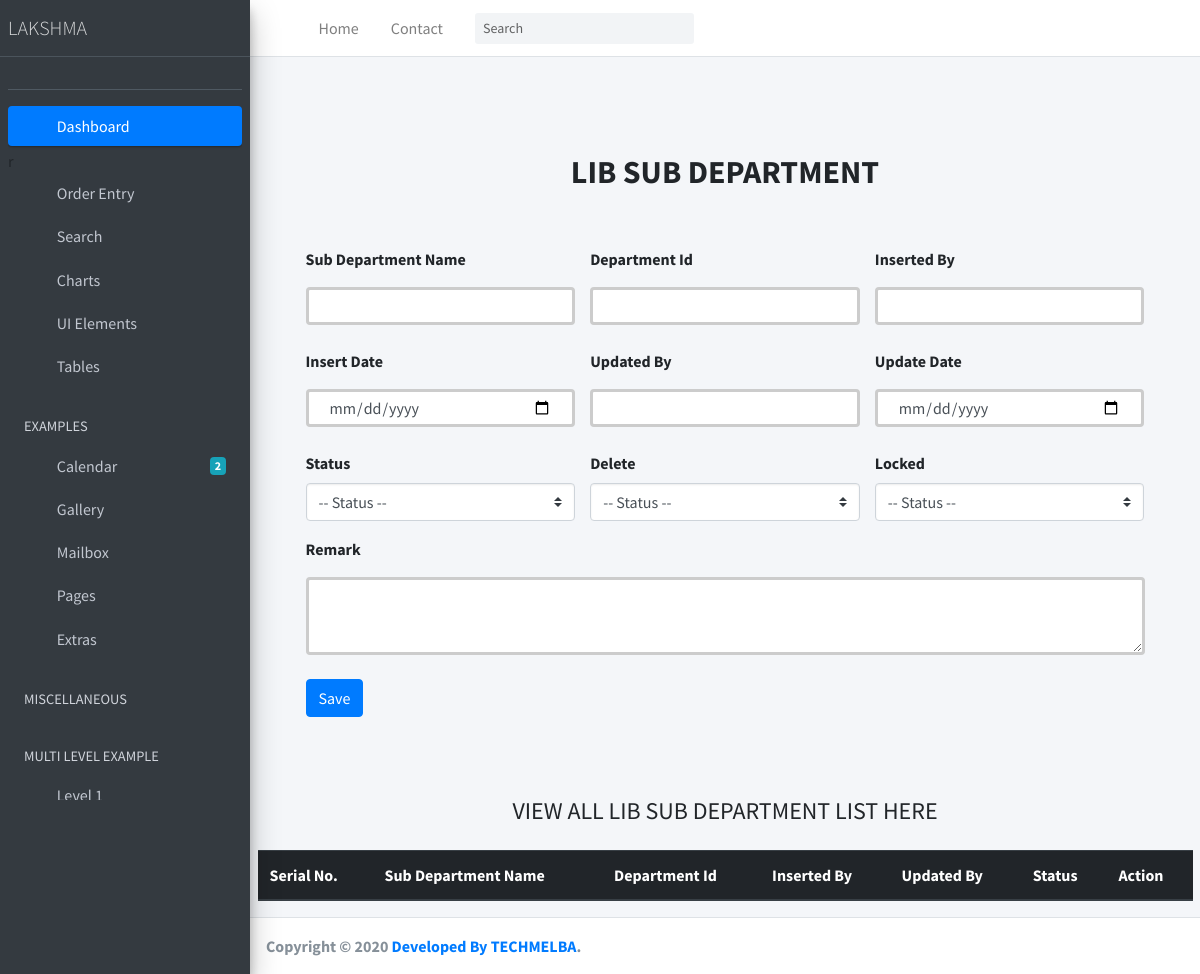
The app's page /lib_sub_dept/, older data.
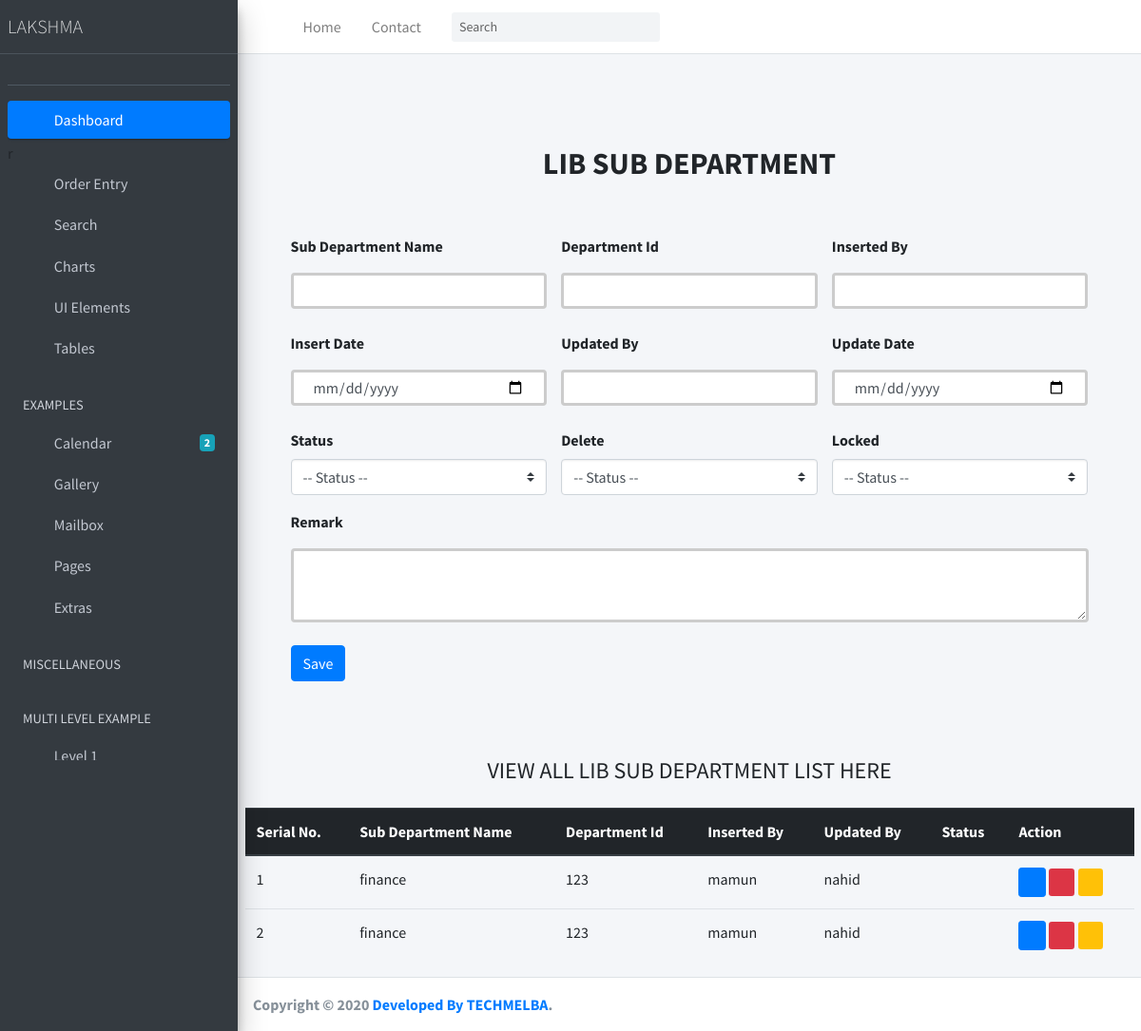
The same page, newer data.
### Lakshma_ERP_App/models.py (models this page shows, shortened)
class LibSubDepartment(models.Model):
    STATUS = (
        ('Yes', 'Yes'),
        ('No', 'No'),
    )
    sub_department_name = models.CharField(max_length=200, null=True)
    department_id = models.CharField(max_length=20, default=0)
    remark = models.TextField(null=True)
    inserted_by = models.CharField(max_length=120, null=True)
    insert_date = models.DateTimeField(default=now)
    updated_by = models.CharField(max_length=120, null=True)
    update_date = models.DateTimeField(default=now)
    status_active = models.CharField(max_length=20, choices=STATUS, default=0, null=True)
    is_deleted = models.CharField(max_length=20, choices=STATUS, default=1, null=True)
    is_locked = models.CharField(max_length=20, choices=STATUS, default=1, null=True)

### Lakshma_ERP_App/views.py (the view, shortened to what this page needs)
# urls.py: path('lib_sub_dept/', LibSubDept.as_view(), name='LibSubDept'),
class LibSubDept(View):
    def get(self, request):
        sub_department = LibSubDepartment.objects.all()
        context = {
            'sub_department':sub_department
        }
        return render(request, 'Order_Entry/lib_sub_dept.html', context)

### templates/Order_Entry/lib_sub_dept.html (shortened to what the changed rows need)
{% extends 'index.html' %}
{% block body %}
<div class="container p-5 bg-color">
    <div class="py-5 text-center">
      <h2 class="text-uppercase font-weight-bold">LIB SUB DEPARTMENT</h2>
    </div>
    </div>
    <div class="container mt-4">
      <div class="table-responsive">
      <table class="table table-hover">
        <thead class="thead-dark">
          <tr>
            <th scope="col">Serial No.</th>
            <th scope="col">Sub Department Name</th>
            <th scope="col">Department Id</th>
            <th scope="col">Inserted By</th>
            <th scope="col">Updated By</th>
            <th scope="col">Status</th>
            <th scope="col">Action</th>
          </tr>
        </thead>
        <tbody>
          {% for i in sub_department  %}
          <tr>
            <td>{{i.id}}</td>
            <td>{{i.sub_department_name}}</td>
            <td>{{i.department_id}}</td>
            <td>{{i.inserted_by}}</td>
            <td>{{i.updated_by}}</td>
            <td>{{i.status_active}}</td>
            <td>
             <a href="/view_sub_department/{{i.id}}"><i class="fas fa-eye btn btn-primary btn-sm" ></i></a>
             <a href="/edit_sub_department/{{i.id}}"><i class="fas fa-pencil-alt btn-danger btn-sm"></i></a>
             <a href="/delete_sub_department/{{i.id}}"><i class="far fa-trash-alt btn-warning btn-sm"></i></a>
            </td>
          </tr>
          {% endfor %}
        </tbody>
      </table>
      </div>
    </div>
{%endblock body%}

Row changes from the older to the newer data that the page shows:
added LibSubDepartment: id "1", sub_department_name "finance", department_id "123", inserted_by "mamun", updated_by "nahid"
added LibSubDepartment: id "2", sub_department_name "finance", department_id "123", inserted_by "mamun", updated_by "nahid"
